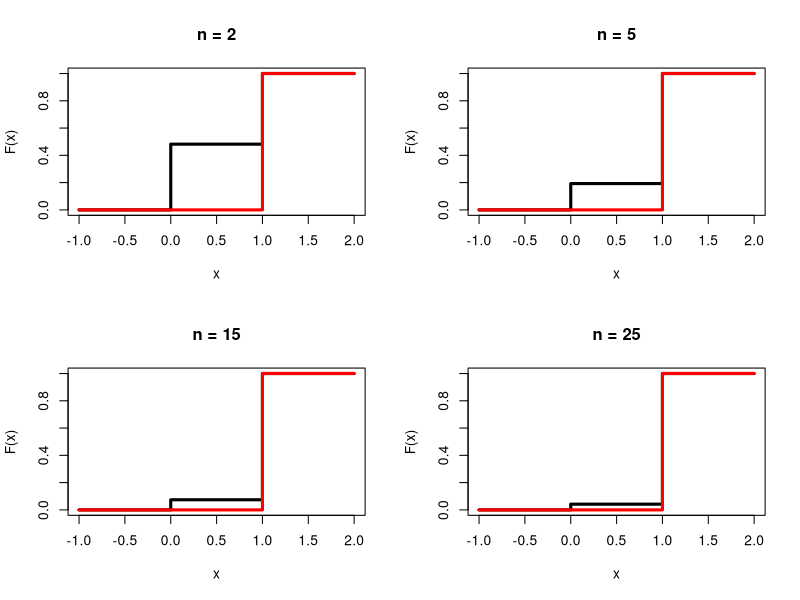

Recreate this plot in R.
# Define a Bernoulli distribution function with parameters n (number of trials) and size (probability of success).
bernuolli = function(n, size) {
  return(rbinom(n, 1, (size - 1) / size))
}
# Set up a 2x2 grid for plotting.
par(mfrow=c(2, 2))

# Initialize a variable X.
X <- 1

# Define a vector of values for 'n'.
n_values = c(2, 5, 15, 25)

# Loop through different values of 'n'.
for (n in n_values) {
  # Generate random samples from the Bernoulli distribution with 'n' trials.
  Xn <- bernuolli(1000, n)
  # Compute the empirical cumulative distribution function (ECDF) for the generated samples.
  Fn <- ecdf(Xn)
  # Create a sequence of values for 'x' within a specified range.
  x <- seq(-1, 2, length.out = 100)
  # Create a plot of the ECDF.
  plot(x, Fn(x), type="s", xlim=c(-1, 2), ylim=c(0, 1), col="black", lwd=3, xlab="x", ylab="F(x)", main=paste0("n = ", n))
  # Add red vertical lines at x-values -1, 1, and 2 to illustrate the stepwise nature of the ECDF.
  lines(c(-1, 1, 2), c(0, 1, 1), type="s", col="red", lwd=3)
}
